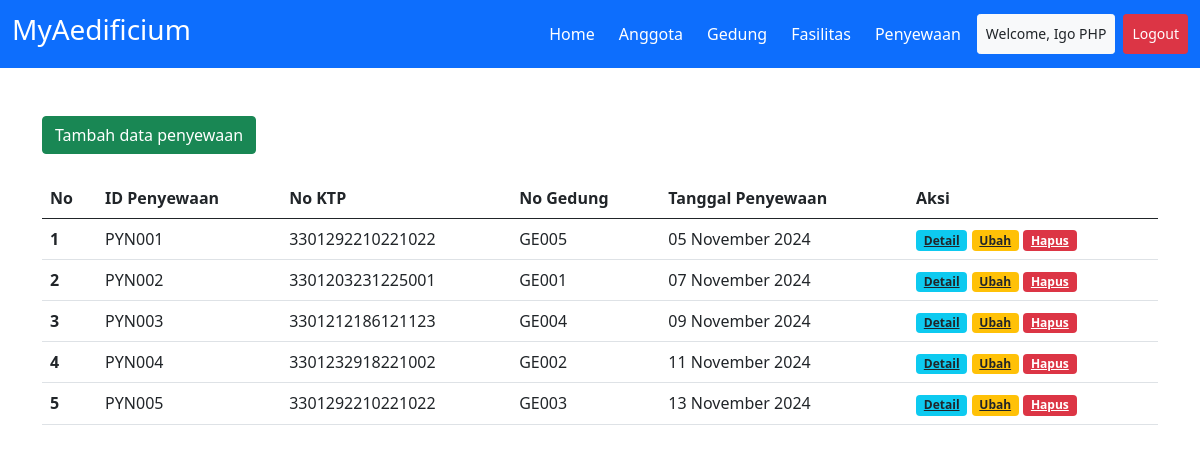
Page /src/penyewaan.php (signed in) on the committed database.
### tables this page shows
CREATE TABLE `penyewaan` (
  `id_penyewaan` varchar(16) NOT NULL,
  `no_ktp` char(16) DEFAULT NULL,
  `no_gedung` varchar(16) DEFAULT NULL,
  `tanggal_penyewaan` date DEFAULT NULL
);

### src/penyewaan.php (the view, shortened to what this page needs)
<?php
include '../connection/config.php';
include '../components/header.php';
?>
<div class="row">
  <div class="col-md-12">
    <button type="button" class="btn btn-success mb-4" data-bs-toggle="modal" data-bs-target="#staticBackdrop">
      Tambah data penyewaan
    </button>
    <div class="table-responsive">
      <table class="table table-hover ">
        <thead>
          <tr>
            <th scope="col">No</th>
            <th scope="col">ID Penyewaan</th>
            <th scope="col">No KTP</th>
            <th scope="col">No Gedung</th>
            <th scope="col">Tanggal Penyewaan</th>
            <th scope="col">Aksi</th>
          </tr>
        </thead>
        <tbody>
          <?php
          $a = 1;
          $sql = "SELECT  * FROM penyewaan";
          $query = mysqli_query($connect, $sql);
          while ($data = mysqli_fetch_assoc($query)) :
            $date = $data['tanggal_penyewaan']
          ?>
            <tr>
              <th scope="row"><?= $a++ ?></th>
              <td><?= $data['id_penyewaan'] ?></td>
              <td><?= $data['no_ktp'] ?></td>
              <td><?= $data['no_gedung'] ?></td>
              <td><?= date('d F Y', strtotime($date)) ?></td>
              <td>
                <a href="./detail_penyewaan.php?id_penyewaan=<?= $data['id_penyewaan'] ?>" class=" badge bg-info text-dark">Detail</a>
                <a href="./ubah_penyewaan.php?id_penyewaan=<?= $data['id_penyewaan'] ?>" class="badge bg-warning text-dark">Ubah</a>
                <a href="./delete_penyewaan.php?id_penyewaan=<?= $data['id_penyewaan'] ?>" onclick="return confirm('Apakah anda ingin dihapus?')" class="badge bg-danger">Hapus</a>
              </td>
            </tr>
          <?php
          endwhile;
          ?>
        </tbody>
      </table>
    </div>
  </div>
</div>
<?php
include '../components/footer.php'
?>

### rows in the picture
penyewaan: id_penyewaan "PYN001", no_ktp "3301292210221022", no_gedung "GE005", tanggal_penyewaan "05 November 2024"
penyewaan: id_penyewaan "PYN002", no_ktp "3301203231225001", no_gedung "GE001", tanggal_penyewaan "07 November 2024"
penyewaan: id_penyewaan "PYN003", no_ktp "3301212186121123", no_gedung "GE004", tanggal_penyewaan "09 November 2024"
penyewaan: id_penyewaan "PYN004", no_ktp "3301232918221002", no_gedung "GE002", tanggal_penyewaan "11 November 2024"
penyewaan: id_penyewaan "PYN005", no_ktp "3301292210221022", no_gedung "GE003", tanggal_penyewaan "13 November 2024"

### other values in the picture
$_SESSION['nama_lengkap'] "Igo PHP"
